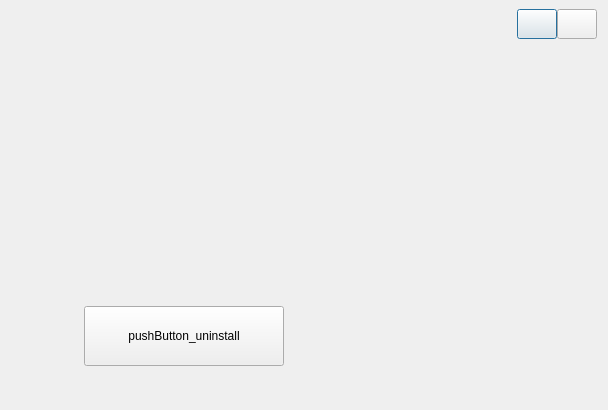
<?xml version="1.0" encoding="UTF-8"?>
<ui version="4.0">
 <class>MainDlg</class>
 <widget class="QDialog" name="MainDlg">
  <property name="geometry">
   <rect>
    <x>0</x>
    <y>0</y>
    <width>604</width>
    <height>410</height>
   </rect>
  </property>
  <property name="sizePolicy">
   <sizepolicy hsizetype="Fixed" vsizetype="Fixed">
    <horstretch>0</horstretch>
    <verstretch>0</verstretch>
   </sizepolicy>
  </property>
  <property name="windowTitle">
   <string>MainDlg</string>
  </property>
  <layout class="QHBoxLayout" name="horizontalLayout">
   <property name="spacing">
    <number>0</number>
   </property>
   <property name="topMargin">
    <number>9</number>
   </property>
   <item>
    <widget class="QWidget" name="widget_main" native="true">
     <layout class="QVBoxLayout" name="verticalLayout">
      <property name="spacing">
       <number>0</number>
      </property>
      <property name="leftMargin">
       <number>0</number>
      </property>
      <property name="topMargin">
       <number>0</number>
      </property>
      <property name="rightMargin">
       <number>0</number>
      </property>
      <property name="bottomMargin">
       <number>0</number>
      </property>
      <item>
       <widget class="QWidget" name="title_widget" native="true">
        <property name="sizePolicy">
         <sizepolicy hsizetype="Fixed" vsizetype="Fixed">
          <horstretch>0</horstretch>
          <verstretch>0</verstretch>
         </sizepolicy>
        </property>
        <property name="minimumSize">
         <size>
          <width>586</width>
          <height>255</height>
         </size>
        </property>
        <property name="maximumSize">
         <size>
          <width>586</width>
          <height>255</height>
         </size>
        </property>
        <layout class="QVBoxLayout" name="verticalLayout_3">
         <property name="spacing">
          <number>0</number>
         </property>
         <property name="leftMargin">
          <number>0</number>
         </property>
         <property name="topMargin">
          <number>0</number>
         </property>
         <property name="rightMargin">
          <number>0</number>
         </property>
         <property name="bottomMargin">
          <number>0</number>
         </property>
         <item>
          <layout class="QHBoxLayout" name="horLayout_title">
           <property name="spacing">
            <number>0</number>
           </property>
           <item>
            <spacer name="horSpacer_title">
             <property name="orientation">
              <enum>Qt::Horizontal</enum>
             </property>
             <property name="sizeHint" stdset="0">
              <size>
               <width>40</width>
               <height>20</height>
              </size>
             </property>
            </spacer>
           </item>
           <item>
            <widget class="QPushButton" name="pushButton_min">
             <property name="sizePolicy">
              <sizepolicy hsizetype="Preferred" vsizetype="Preferred">
               <horstretch>0</horstretch>
               <verstretch>0</verstretch>
              </sizepolicy>
             </property>
             <property name="minimumSize">
              <size>
               <width>30</width>
               <height>30</height>
              </size>
             </property>
             <property name="text">
              <string/>
             </property>
            </widget>
           </item>
           <item>
            <widget class="QPushButton" name="pushButton_close">
             <property name="sizePolicy">
              <sizepolicy hsizetype="Fixed" vsizetype="Fixed">
               <horstretch>0</horstretch>
               <verstretch>0</verstretch>
              </sizepolicy>
             </property>
             <property name="minimumSize">
              <size>
               <width>30</width>
               <height>30</height>
              </size>
             </property>
             <property name="text">
              <string/>
             </property>
            </widget>
           </item>
          </layout>
         </item>
         <item>
          <spacer name="verSpacer_title">
           <property name="orientation">
            <enum>Qt::Vertical</enum>
           </property>
           <property name="sizeHint" stdset="0">
            <size>
             <width>20</width>
             <height>220</height>
            </size>
           </property>
          </spacer>
         </item>
        </layout>
       </widget>
      </item>
      <item>
       <widget class="QWidget" name="widget_bottom" native="true">
        <property name="minimumSize">
         <size>
          <width>586</width>
          <height>130</height>
         </size>
        </property>
        <layout class="QHBoxLayout" name="horLayout_bottom">
         <property name="spacing">
          <number>20</number>
         </property>
         <property name="leftMargin">
          <number>0</number>
         </property>
         <property name="topMargin">
          <number>10</number>
         </property>
         <property name="rightMargin">
          <number>0</number>
         </property>
         <property name="bottomMargin">
          <number>0</number>
         </property>
         <item>
          <spacer name="horSpacer_btn_right">
           <property name="orientation">
            <enum>Qt::Horizontal</enum>
           </property>
           <property name="sizeHint" stdset="0">
            <size>
             <width>40</width>
             <height>20</height>
            </size>
           </property>
          </spacer>
         </item>
         <item>
          <widget class="QPushButton" name="pushButton_uninstall">
           <property name="sizePolicy">
            <sizepolicy hsizetype="Fixed" vsizetype="Fixed">
             <horstretch>0</horstretch>
             <verstretch>0</verstretch>
            </sizepolicy>
           </property>
           <property name="minimumSize">
            <size>
             <width>200</width>
             <height>60</height>
            </size>
           </property>
           <property name="text">
            <string>pushButton_uninstall</string>
           </property>
          </widget>
         </item>
         <item>
          <widget class="QLabel" name="labGif_uninstall">
           <property name="sizePolicy">
            <sizepolicy hsizetype="Fixed" vsizetype="Fixed">
             <horstretch>0</horstretch>
             <verstretch>0</verstretch>
            </sizepolicy>
           </property>
           <property name="minimumSize">
            <size>
             <width>100</width>
             <height>20</height>
            </size>
           </property>
           <property name="text">
            <string/>
           </property>
          </widget>
         </item>
         <item>
          <widget class="QLabel" name="labTxt_uninstall">
           <property name="sizePolicy">
            <sizepolicy hsizetype="Fixed" vsizetype="Fixed">
             <horstretch>0</horstretch>
             <verstretch>0</verstretch>
            </sizepolicy>
           </property>
           <property name="minimumSize">
            <size>
             <width>100</width>
             <height>20</height>
            </size>
           </property>
           <property name="text">
            <string/>
           </property>
          </widget>
         </item>
         <item>
          <spacer name="horSpacer_btn_left">
           <property name="orientation">
            <enum>Qt::Horizontal</enum>
           </property>
           <property name="sizeHint" stdset="0">
            <size>
             <width>40</width>
             <height>20</height>
            </size>
           </property>
          </spacer>
         </item>
        </layout>
       </widget>
      </item>
     </layout>
    </widget>
   </item>
  </layout>
 </widget>
 <layoutdefault spacing="6" margin="11"/>
 <resources>
  <include location="Uninstall.qrc"/>
 </resources>
 <connections/>
</ui>
